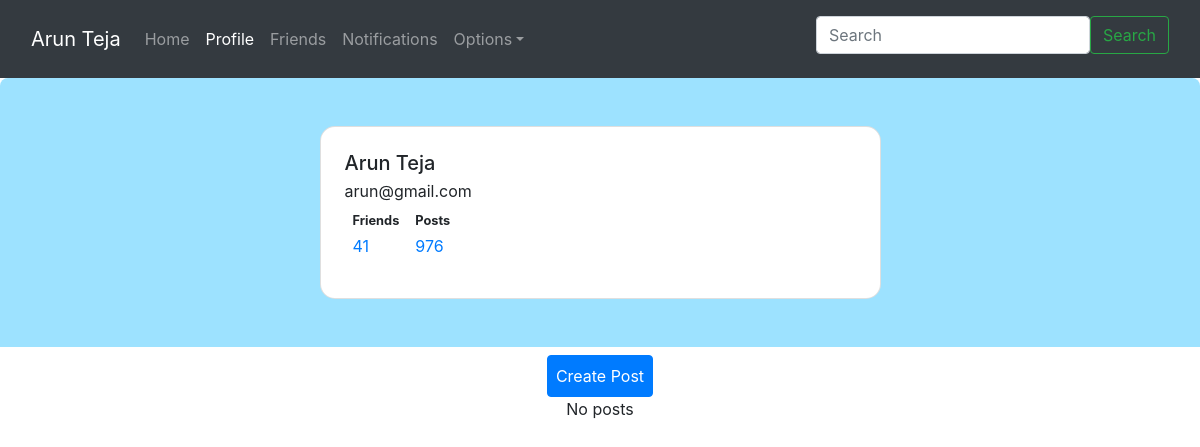
/profile/ (signed in), run on an earlier commit of the app's database.
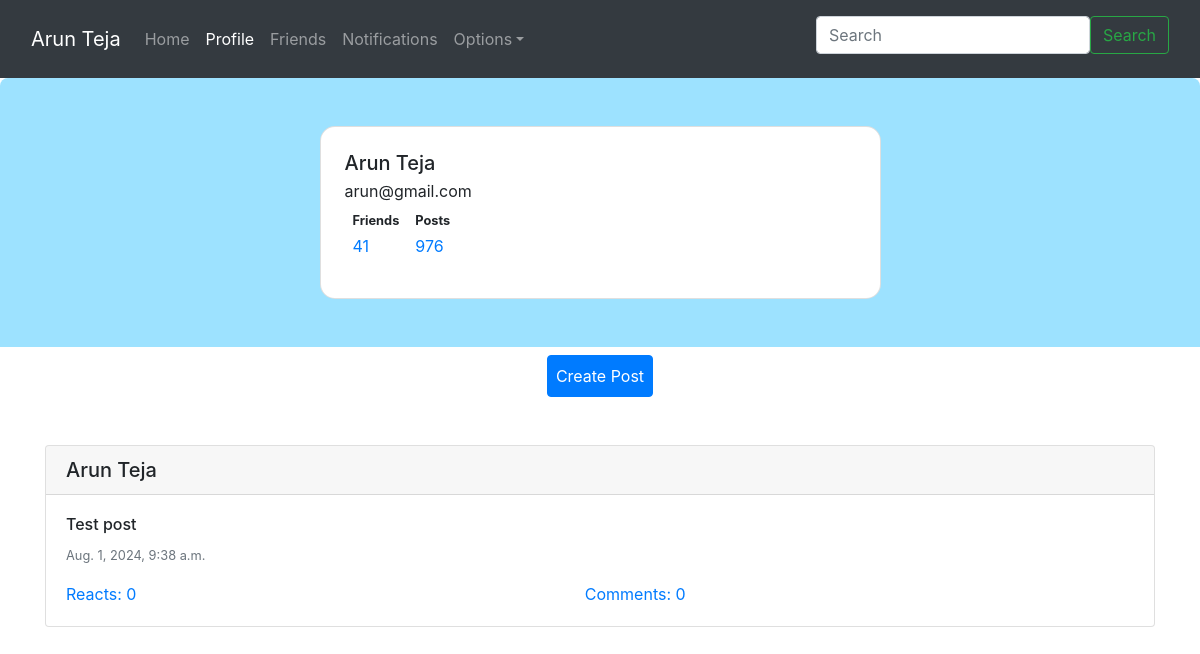
And on a later commit of the database.
### Quotes/models.py (models this page shows, shortened)
class Posts(models.Model):
    user = models.ForeignKey(User, on_delete=models.CASCADE, related_name='posts')
    content = models.TextField()
    created_at = models.DateTimeField(auto_now_add=True)
    reactors = models.ManyToManyField(User, related_name='reacted_users', blank=True)
    comments = models.ManyToManyField(Comments, related_name='reacted_users', blank=True)
    def get_reacts_count(self):
        return len(self.reactors.all())
    def get_comments_count(self):
        return len(self.comments.all())

### Quotes/views.py (the view)
# urls.py: path('profile/', Profile, name='profile'),
@login_required(login_url= '/auth/login/')
def Profile(request, user_id = None):
    if user_id == None or user_id == request.user.id:
        user = User.objects.filter(email = request.user.email).first()
        posts = Posts.objects.filter(user = user).all().order_by('-created_at')
        context = {"name": request.user.get_full_name(),
        "username": request.user.username,
        "email": request.user.email,
        "posts": posts,
        "friends": FriendsList.objects.filter(user = user).first().friends.all()
        }
        return render(request, 'my_profile.html', context)
    else:
        user = User.objects.filter(id = user_id).first()
        return render(request, 'profile_template.html', {'name': request.user, "friend" : user.get_full_name()})

### templates/my_profile.html (shortened to what this page needs)
{% extends 'Nav.html' %}
{% block pagecontent %}
  <section class="w-100 px-4 py-5" style="background-color: #9de2ff; border-radius: .5rem .5rem 0 0;">
    <div class="row d-flex justify-content-center">
      <div class="col col-md-9 col-lg-7 col-xl-6">
        <div class="card" style="border-radius: 15px;">
          <div class="card-body p-4">
            <div class="d-flex">
              <div class="flex-grow-1 ms-3">
                <h5 class="mb-1">{{ name }}</h5>
                <p class="mb-0">{{ username }}</p>
                <div class="d-flex justify-content-start rounded-3 p-2 mb-2 bg-body-tertiary">
                  <div>
                    <p class="small mb-1">
                      <b>Friends</b>
                    </p>
                    <a href="#"><p class="mb-0">41</p></a>
                  </div>
                  <div class="px-3">
                    <p class="small mb-1">
                      <b>Posts</b>
                    </p>
                    <a href="#"><p class="mb-0">976</p></a>
                  </div>
                </div>
              </div>
            </div>
          </div>
        </div>
      </div>
    </div>
  </section>
  <Center>
    <button type="button" class="btn btn-primary mt-2 p-2" data-toggle="modal" data-target="#createPostModal">Create Post</button>
  </Center>
  {% if posts %}
    {% for post in posts %}
      <div class="container mt-5">
        <div class="card">
          <h5 class="card-header">{{ post.user.get_full_name }}</h5>
          <div class="card-body">
            <h6 class="card-title">{{ post.content }}</h6>
            <p class="card-text text-muted small">{{ post.created_at }}</p>
            <section class="button-section d-flex justify-content-start">
              <a class="card-body m-0 p-0" href="#">Reacts: {{ post.get_reacts_count }}</a>
              <a class="card-body m-0 p-0" href="#">Comments: {{ post.get_comments_count }}</a>
            </section>
          </div>
        </div>
      </div>
    {% endfor %}
  {% else %}
    <Center>No posts</Center>
  {% endif %}
{% endblock %}

### templates/Nav.html (shortened to what this page needs)
{% extends 'base.html' %}
{% block nativepage %}
  <nav class="navbar navbar-expand-lg navbar-dark bg-dark" style="background-color: #e3f2fd;">
    <div class="container-fluid">
      <a class="navbar-brand" href="#">{{ name }}</a>
      <div class="collapse navbar-collapse" id="navbarSupportedContent">
        <ul class="navbar-nav me-auto mb-2 mb-lg-0">
          <li class="nav-item">
            <a class="nav-link {% if request.path == '/' %}active{% endif %}" aria-current="page" href="{% url 'home'%}">Home</a>
          </li>
          <li class="nav-item">
            <a class="nav-link {% if request.path == '/profile/' %}active{% endif %}" href="{% url 'profile' %}">Profile</a>
          </li>
          <li class="nav-item">
            <a class="nav-link {% if request.path == '/friends/' %}active{% endif %}" href="{% url 'friendsPage' %}">Friends</a>
          </li>
          <li class="nav-item">
            <a class="nav-link {% if request.path == '/notifications/' %}active{% endif %}" href="{% url 'notif' %}">Notifications</a>
          </li>
          <li class="nav-item dropdown">
            <a class="nav-link dropdown-toggle" href="#" id="navbarDropdown" role="button" data-bs-toggle="dropdown" aria-expanded="false">Options</a>
          </li>
        </ul>
        <div class="collapse navbar-collapse d-flex justify-content-end mt-2" id="navbarSupportedContent">
          <form class="d-flex">
            <input class="form-control me-2" type="search" placeholder="Search" aria-label="Search" />
            <button class="btn btn-outline-success" type="submit">Search</button>
          </form>
        </div>
      </div>
    </div>
  </nav>
  {% block pagecontent %}
  {% endblock pagecontent%}
{% endblock %}

### templates/base.html (shortened to what this page needs)
<head>
    <link href="https://stackpath.bootstrapcdn.com/bootstrap/4.5.2/css/bootstrap.min.css" rel="stylesheet">
</head>
<body>
    {% block nativepage %}
    {% endblock nativepage %}
</body>
</html>

What changed in the data, as far as the page shows it:
added Posts: user.get_full_name "Arun Teja", content "Test post", created_at "Aug. 1, 2024, 9:38 a.m.", get_reacts_count "0", get_comments_count "0"
Also different on the page:
text no longer shown: "No posts"
